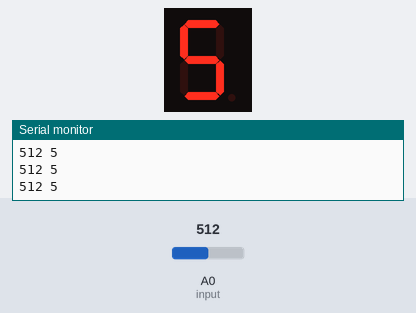
The sketch below on a simulated Arduino Uno, built with avr-gcc and run on an emulated ATmega328P. Parts: 1-digit seven-segment display, the last lines printed to the serial monitor. Wiring (inferred from the names in the program): 1-digit 7-segment display, segments lit when HIGH: segments pin 2, pin 3, pin 4, pin 5, pin 6, pin 7, pin 8. The test bench sets the inputs (shaded band); at power-on: A0 (input) = 512. The segment pins are drawn as the display they are named for.

Above: at 1.2 s.
1.3 s: A0 (input) set to 985
At 2.5 s:
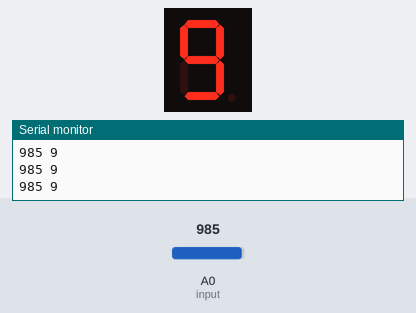
2.8 s: A0 (input) set to 1007
5.8 s: A0 (input) set to 900
At 6.3 s:
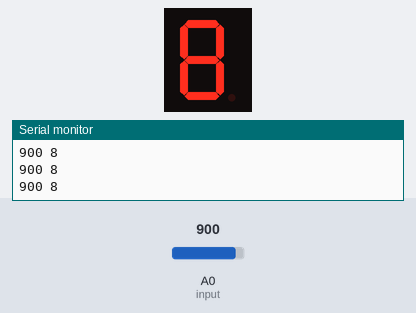
Timing chart, 0 to 8.8 s (numbered marks = the images above; inputs shaded):
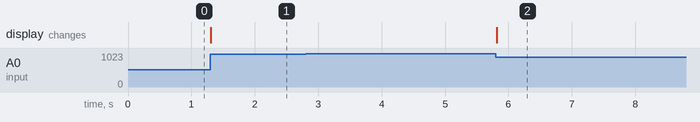

Measured:
- after the input at 1.3 s, the display: changes at once (image 1)
- after the input at 5.8 s, the display: changes at once (image 2)

The sketch:

NumberArduino.ino
```cpp
/* Pin delcarations for segments A through G */
int display[7] = {2,3,4,5,6,7,8};

/* Input from other module */
int input = A0;

/* segment patterns to display 0 - 9 */
const bool digit_patterns[10][7] = {
  {1,1,1,1,1,1,0},  // 0
  {0,1,1,0,0,0,0},  // 1
  {1,1,0,1,1,0,1},  // 2
  {1,1,1,1,0,0,1},  // 3
  {0,1,1,0,0,1,1},  // 4
  {1,0,1,1,0,1,1},  // 5
  {1,0,1,1,1,1,1},  // 6
  {1,1,1,0,0,0,0},  // 7
  {1,1,1,1,1,1,1},  // 8
  {1,1,1,1,0,1,1}   // 9
};

void setup() {
  // initialize digital pin 13 as an output.
  for (int i = 0; i < 7; i++) {
    pinMode(display[i], OUTPUT);
  }
  pinMode(input, INPUT);
  Serial.begin(9600);
}


unsigned int number = 0;
unsigned int value = 0;
// the loop function runs over and over again forever
void loop() {
  value = analogRead(input);
  number = (value*10/1024);
  Serial.print(value);
  Serial.print(" ");
  Serial.println(number);

  write_digit(number);
}

void write_digit(int digit) {
  write_pattern(digit_patterns[digit]);
}

void write_pattern(const bool* segments) {
  for (int i = 0; i < 7; i++) {
    if (segments[i] == true) {
      digitalWrite(display[i], HIGH);
    } else {
      digitalWrite(display[i], LOW);
    }
  }
}
```
